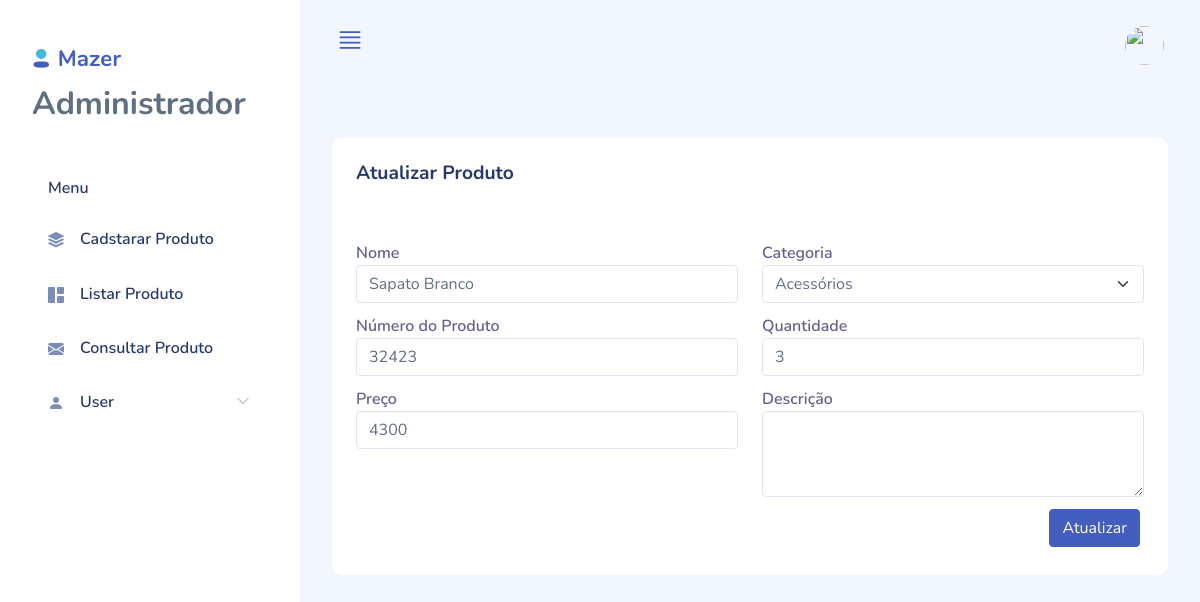
/public/atualizarProduto.php?atualizar=2 (signed in), run on the app's committed database.
### tables this page shows
CREATE TABLE `produto` (
  `id` int(11) NOT NULL,
  `nome` varchar(255) NOT NULL,
  `data` timestamp NOT NULL DEFAULT current_timestamp() ON UPDATE current_timestamp(),
  `preso` varchar(255) NOT NULL,
  `descricao` text DEFAULT NULL,
  `quantidade` int(11) DEFAULT NULL,
  `numeroProduto` int(10) NOT NULL,
  `categoria` varchar(150) NOT NULL,
  `imagem` text DEFAULT NULL
);

### app/Entity/Produto.php (called while the page is built, shortened)
<?php
class Produto
{
  private $db;
  public function __construct($DBpdo)
  {
    $this->db = $DBpdo;
  }
  public function getID($id)
  {
    $stmt = $this->db->prepare("SELECT * FROM produto WHERE id=:id");
    $stmt->execute(array(":id" => $id));
    $editRow = $stmt->fetch(PDO::FETCH_ASSOC);
    return $editRow;
  }
}

### public/atualizarProduto.php (the view, shortened to what this page needs)
<?php
include __DIR__ . '/header.php';
require_once('../app/Entity/Produto.php');
$list = new Produto($connect);
if (!empty($_GET["atualizar"])) {
    $id  = $_GET["atualizar"];
    $resp = $list->getID($id);
?>
<section id="multiple-column-form">
    <div class="row match-height">
        <div class="col-12">
            <div class="card">
                <div class="card-header">
                    <h4 class="card-title">Atualizar Produto</h4>
                </div>
                <div class="card-content">
                    <div class="card-body">
                        <form class="form" action="../controll/atualizarProduto.php" method="POST">
                            <div class="row">
                                <div class="col-md-6 col-12">
                                    <div class="form-group">
                                        <label for="first-name-column">Nome</label>
                                        <input type="text" id="first-name-column" class="form-control" placeholder="Nome" name="nome" value="<?php echo $resp['nome']; ?>">
                                    </div>
                                </div>
                                <div class="col-md-6 col-12">
                                    <div class="form-group">
                                        <label for="last-name-column">Categoria</label>
                                        <fieldset class="form-group">
                                            <select class="form-select" id="basicSelect" name="categoria" value="<?php echo $resp['categoria']; ?>">
                                                <option value=" Acessórios">Acessórios</option>
                                            </select>
                                        </fieldset>
                                    </div>
                                </div>
                                <div class="col-md-6 col-12">
                                    <div class="form-group">
                                        <label for="email-id-column">Número do Produto</label>
                                        <input type="text" id="email-id-column" class="form-control" name="numeroProduto" placeholder="Nº Produto" value="<?php echo $resp['numeroProduto']; ?>">
                                    </div>
                                </div>
                                <div class=" col-md-6 col-12">
                                    <div class="form-group">
                                        <label for="city-column">Quantidade</label>
                                        <input type="number" id="city-column" class="form-control" placeholder="Quantidade" name="quantidade" value="<?php echo $resp['quantidade']; ?>">
                                    </div>
                                </div>
                                <div class=" col-md-6 col-12">
                                    <div class="form-group">
                                        <label for="company-column">Preço</label>
                                        <input type="text" id="company-column" class="form-control" name="preso" placeholder="Preço" value="<?php echo $resp['preso']; ?>">
                                    </div>
                                </div>
                                <div class=" col-md-6 col-12">
                                    <div class="form-group">
                                        <label for="email-id-column">Descrição</label>
                                        <textarea class="form-control" name="descricao" value="<?php echo $resp['descricao']; ?>" id=" exampleFormControlTextarea1" rows="3"></textarea>
                                    </div>
                                </div>
                                <div class="col-12 d-flex justify-content-end">
                                    <button type="submit" class="btn btn-primary me-1 mb-1">Atualizar</button>
                                </div>
                            </div>
                        </form>
                    </div>
                </div>
            </div>
        </div>
    </div>
</section>
<?php
}
include __DIR__ . '/footer.php';
?>

### assets/css/app.css (style rules this page uses)
.btn.btn-danger,.btn.btn-info,.btn.btn-primary,.btn.btn-secondary,.btn.btn-success,.btn.btn-warning { color:#fff }
.card { margin-bottom:2.2rem;border:none }
.card .card-header { border:none }
.card .card-header h4 { font-size:1.2rem;font-weight:700 }
.card .card-content { position:relative }
.card .card-title { font-size:1.2rem }
.card .card-body { padding:1.5rem }
.form-group { margin-bottom:.7rem }
.form-group label { color:rgba(35,28,99,.7);font-weight:600 }

### data on the page
produto: nome "Sapato Branco", categoria "Acessórios", numeroProduto "32423", quantidade "3", preso "4300"

### other printed values
$_SESSION['categoria'] "Administrador"
